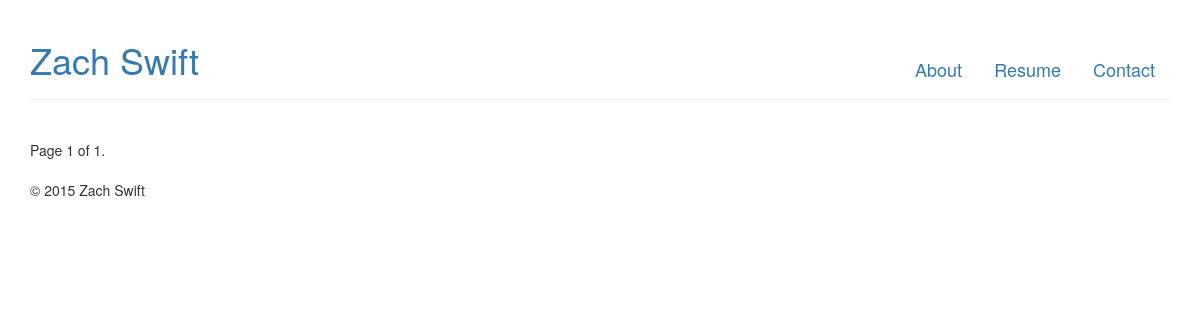
/blog, run on an earlier commit of the app's database.
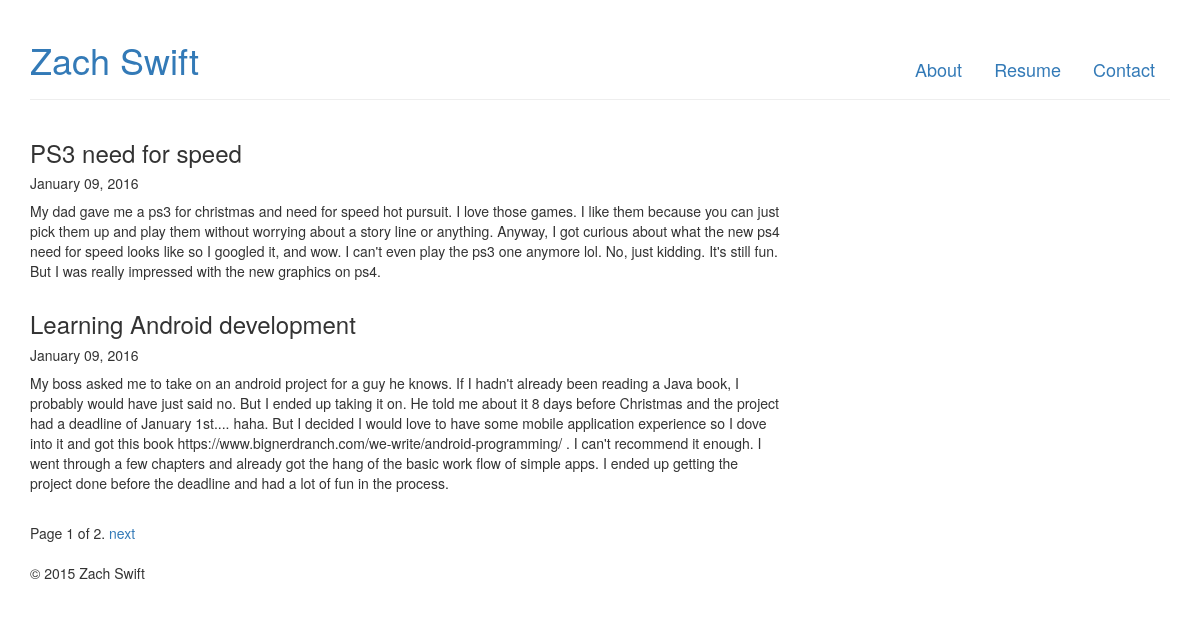
And on a later commit of the database.
### portfolio/models.py (models this page shows)
class Blog(models.Model):
    title = models.CharField(max_length=100)
    content = models.TextField()
    date_ts = models.DateTimeField()

### portfolio/views.py (the view)
# urls.py: url(r'^blog', 'portfolio.views.blog'),
def blog(request):
    blog_list = Blog.objects.order_by('-date_ts')
    for blog in blog_list:
        blog.date_ts = blog.date_ts.strftime('%B %d, %Y')
    paginator = Paginator(blog_list, 2) # Show 25 contacts per page
    page = request.GET.get('page')
    try:
        blogs = paginator.page(page)
    except PageNotAnInteger:
        blogs = paginator.page(1)
    except EmptyPage:
        blogs = paginator.page(paginator.num_pages)
    return render(request, 'blog.html', {'blogs': blogs})

### portfolio/templates/blog.html (shortened to what this page needs)
{% extends 'base.html' %}
{% block content %}
{% for blog in blogs %}
    <div class='row'>
        <div class='col-md-8'>
            <h3>{{blog.title}}</h3>
            <h5>{{blog.date_ts}}</h5>
            <p>{{blog.content}}</p>
        </div>
    </div>
{% endfor %}
<div class="pagination">
    <span class="step-links">
        <span class="current">
            Page {{ blogs.number }} of {{ blogs.paginator.num_pages }}.
        </span>
        {% if blogs.has_next %}
            <a href="?page={{ blogs.next_page_number }}">next</a>
        {% endif %}
    </span>
</div>
{% endblock %}

What changed in the data, as far as the page shows it:
added Blog: title "PS3 need for speed", date_ts "January 09, 2016", content "My dad gave me a ps3 for christmas and need for speed hot pursuit. I love those games. I like them because you can just pick them up and play them without worrying about a story line or anything. Anyway, I got curious about what the new ps4 need for speed looks like so I googled it, and wow. I can't even play the ps3 one anymore lol. No, just kidding. It's still fun. But I was really impressed with the new graphics on ps4."
added Blog: title "Learning Android development", date_ts "January 09, 2016", content "My boss asked me to take on an android project for a guy he knows. If I hadn't already been reading a Java book, I probably would have just said no. But I ended up taking it on. He told me about it 8 days before Christmas and the project had a deadline of January 1st.... haha. But I decided I would love to have some mobile application experience so I dove into it and got this book https://www.bignerdranch.com/we-write/android-programming/ . I can't recommend it enough. I went through a few chapters and already got the hang of the basic work flow of simple apps. I ended up getting the project done before the deadline and had a lot of fun in the process."
Also different on the page:
{{ blogs.paginator.num_pages }}: "1" → "2"
text now shown: "next"
